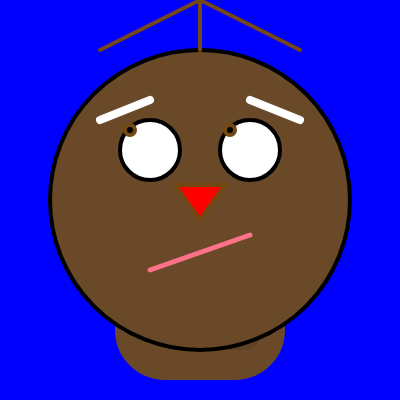
Frame 1 (no input)
Frame 60 (no input): identical to frame 1, image omitted
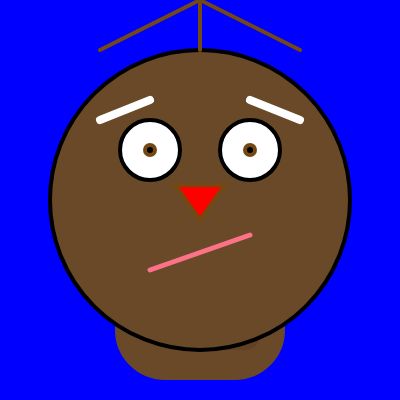
Frame 120 (the mouse pressed at the canvas centre since frame 60)

The p5.js sketch that drew these frames (run headless with seeded random() and noise() and a simulated clock; from frame 60 on, the mouse is pressed at the canvas centre):

// p5.js sketch
// ── sketch.js
function setup() {
  createCanvas(400, 400);
}

function draw() {
  background('blue');
  
  // Pescoço (desenhado antes da cabeça para ficar "por trás")
  fill('rgb(31,73,39)');           // mesma cor da pele
  stroke('#694927');
  strokeWeight(60);
  rectMode(CENTER);
  rect(200, 290, 110, 120, 35, 35, 20, 20);  // pescoço arredondado em cima, mais reto em baixo
  
  // Sombreamento leve no pescoço (opcional, dá mais volume)
  noStroke();
  fill(80, 50, 30, 80);  // sombra suave
  rect(210, 295, 100, 110, 30, 30, 15, 15);
  
  // Cabeça / rosto
  fill('rgb(105,73,39)');
  stroke('rgb(0,0,0)');
  strokeWeight(4);
  circle(200, 200, 300);  // rosto
  
  // olhos brancos
  fill('white');
  circle(150, 150, 60);
  circle(250, 150, 60);
  
  // boca
  stroke('rgb(253,113,137)');  
  strokeWeight(5);
  noFill();
  line(150, 270, 250, 235);
  
  // cabelo (linhas simples)
  fill('rgb(253,113,137)');
  stroke('rgb(116,72,19)');
  strokeWeight(4);
  line(200, 50, 200, 0); 
  line(300, 50, 200, 0);
  line(100, 50, 200, 0);
  
  // nariz (ajustado para ficar melhor com o pescoço)
  fill('red');
  triangle(200, 220, 175, 185, 225, 185);
  
  // Pupilas que seguem o mouse
  let olhoX = map(mouseX, 0, 400, 130, 170);
  let olhoY = map(mouseY, 0, 400, 130, 170);
  
  fill('rgb(0,0,0)');
  circle(olhoX, olhoY, 10);           // pupila esquerda
  circle(olhoX + 100, olhoY, 10);     // pupila direita
  
  // Sobrancelhas
  stroke('rgb(255,255,255)');
  strokeWeight(8);
  line(100, 120, 150, 100);
  line(300, 120, 250, 100);
  
  // Debug (opcional)
  if (mouseIsPressed) {
    console.log(mouseX, mouseY);
  }
}
